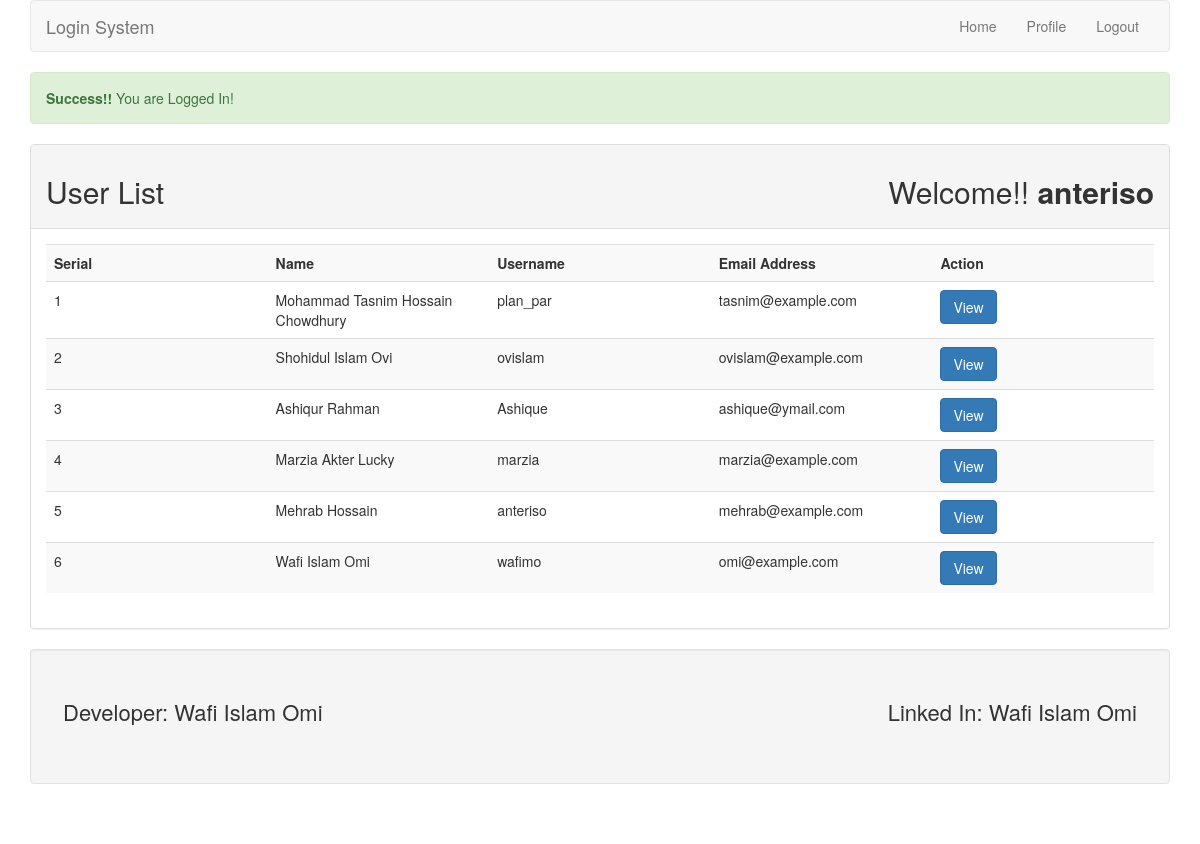
/index.php (signed in), run on the app's committed database.
### tables this page shows
CREATE TABLE `users` (
  `id` int(11) NOT NULL,
  `name` varchar(123) NOT NULL,
  `username` varchar(10) NOT NULL,
  `email` varchar(40) NOT NULL,
  `password` varchar(255) NOT NULL
);

### lib/Session.php (called while the page is built, shortened)
<?php
class Session
{
	public static function get($key)
	{
		if (isset($_SESSION[$key]))
		{
			return $_SESSION[$key];
		}
		else
		{
			return false;
		}
	}
}
?>

### lib/User.php (called while the page is built, shortened)
<?php
	include_once 'Session.php';
	include_once 'Database.php';
class User
{
	private $db;
	public function __construct()
	{
		$this->db = new Database();
	}
	public function getUserData()
	{
		$sql = "SELECT * FROM users ORDER BY id DESC";
		$query = $this->db->pdo->prepare($sql);
		$query->execute();
		$result = $query->fetchAll();
		return $result;
	}
}
?>

### lib/Database.php (called while the page is built)
<?php
class Database
{
	private $hostdb="localhost";
	private $userdb="root";
	private $passdb="";
	private $namedb="login";
	public $pdo;
	public function __construct()
	{
		if(!isset($this->pdo))
		{
			try
			{
				$link = new PDO("mysql:host=".$this->hostdb.";dbname=".$this->namedb, $this->userdb, $this->passdb);
				$link->setAttribute(PDO::ATTR_ERRMODE, PDO::ERRMODE_EXCEPTION);
				$link->exec("SET CHARACTER SET utf8");
				$this->pdo = $link;
			}
			catch (PDOException $e)
			{
				die("Failed to Connect with Database".$e->getMessage());
			}
		}
	}
}
?>

### index.php (the view, shortened to what this page needs)
<?php
	include 'lib/user.php';
	include 'inc/header.php';
?>
<?php
	$login_msg = Session::get("loginmsg");
		if (isset($login_msg))
		{
			echo $login_msg;
		}
?>
	<div class="panel panel-default">
		<div class="panel-heading">
			<h2>User List <span class="pull-right">Welcome!! <strong>
			<?php
				$name = Session::get("username");
				if (isset($name))
				{
					echo $name;
				}
				else {
					echo "no name found";
				}
			?>
			</strong></span></h2>
		</div>
		<div class="panel-body">
			<table class="table table-striped">
				<tr>
					<th width="20%">Serial</th>
					<th width="20%">Name</th>
					<th width="20%">Username</th>
					<th width="20%">Email Address</th>
					<th width="20%">Action</th>
				</tr>
<?php
	$user = new User();
	$userdata= $user->getUserData();
	if ($userdata)
	{
		$i =0;
		foreach ($userdata as $data)
		{
			$i++;
?>			<tr>
					<td><?php echo $i; ?></td>
					<td><?php echo $data['name']; ?></td>
					<td><?php echo $data['username']; ?></td>
					<td><?php echo $data['email']; ?></td>
					<td><a class="btn btn-primary" href="profile.php?id=<?php echo $data['id']; ?>">View</a></td>
				</tr>
				<?php
		}
	}
	else
	{
		?>
		<tr><td colspan="5"><h2>No User data found...!!</h1></td></tr>
	<?php
	}
?>
			</table>
		</div>
	</div>
<?php include 'inc/footer.php' ?>

### data on the page
users: name "Mohammad Tasnim Hossain Chowdhury", username "plan_par", email "tasnim@example.com"
users: name "Shohidul Islam Ovi", username "ovislam", email "ovislam@example.com"
users: name "Ashiqur Rahman", username "Ashique", email "ashique@ymail.com"
users: name "Marzia Akter Lucky", username "marzia", email "marzia@example.com"
users: name "Mehrab Hossain", username "anteriso", email "mehrab@example.com"
users: name "Wafi Islam Omi", username "wafimo", email "omi@example.com"

### other printed values
$login_msg "Success!! You are Logged In!"
$name "anteriso"
